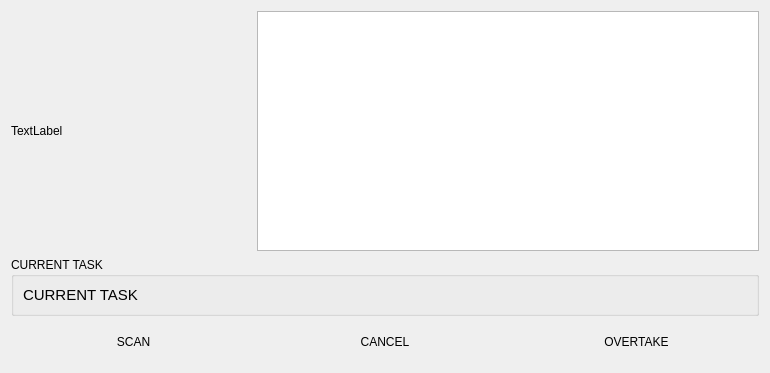
<?xml version="1.0" encoding="UTF-8"?>
<ui version="4.0">
 <class>BtDiscoverDialog</class>
 <widget class="QDialog" name="BtDiscoverDialog">
  <property name="geometry">
   <rect>
    <x>0</x>
    <y>0</y>
    <width>770</width>
    <height>373</height>
   </rect>
  </property>
  <property name="windowTitle">
   <string>Bluetooth Scanner</string>
  </property>
  <property name="windowIcon">
   <iconset resource="../res/Spx42ControlRes.qrc">
    <normaloff>:/scanner/bluetooth_black_normal</normaloff>:/scanner/bluetooth_black_normal</iconset>
  </property>
  <property name="modal">
   <bool>true</bool>
  </property>
  <layout class="QVBoxLayout" name="verticalLayout">
   <item>
    <layout class="QHBoxLayout" name="horizontalLayout_2">
     <item>
      <widget class="QLabel" name="processLabel">
       <property name="sizePolicy">
        <sizepolicy hsizetype="Fixed" vsizetype="Preferred">
         <horstretch>0</horstretch>
         <verstretch>0</verstretch>
        </sizepolicy>
       </property>
       <property name="minimumSize">
        <size>
         <width>240</width>
         <height>240</height>
        </size>
       </property>
       <property name="maximumSize">
        <size>
         <width>240</width>
         <height>240</height>
        </size>
       </property>
       <property name="text">
        <string>TextLabel</string>
       </property>
      </widget>
     </item>
     <item>
      <widget class="QListWidget" name="deviceList">
       <property name="sizePolicy">
        <sizepolicy hsizetype="Expanding" vsizetype="Expanding">
         <horstretch>0</horstretch>
         <verstretch>0</verstretch>
        </sizepolicy>
       </property>
      </widget>
     </item>
    </layout>
   </item>
   <item>
    <widget class="QGroupBox" name="groupBox">
     <property name="sizePolicy">
      <sizepolicy hsizetype="Expanding" vsizetype="Minimum">
       <horstretch>0</horstretch>
       <verstretch>0</verstretch>
      </sizepolicy>
     </property>
     <property name="maximumSize">
      <size>
       <width>16777215</width>
       <height>60</height>
      </size>
     </property>
     <property name="title">
      <string>CURRENT TASK</string>
     </property>
     <property name="flat">
      <bool>false</bool>
     </property>
     <layout class="QVBoxLayout" name="verticalLayout_2">
      <property name="topMargin">
       <number>4</number>
      </property>
      <property name="bottomMargin">
       <number>4</number>
      </property>
      <item>
       <widget class="QLabel" name="currentTaskLabel">
        <property name="sizePolicy">
         <sizepolicy hsizetype="Preferred" vsizetype="Expanding">
          <horstretch>0</horstretch>
          <verstretch>0</verstretch>
         </sizepolicy>
        </property>
        <property name="font">
         <font>
          <pointsize>11</pointsize>
         </font>
        </property>
        <property name="text">
         <string>CURRENT TASK</string>
        </property>
       </widget>
      </item>
     </layout>
    </widget>
   </item>
   <item>
    <layout class="QHBoxLayout" name="horizontalLayout">
     <item>
      <widget class="QPushButton" name="scanPushButton">
       <property name="minimumSize">
        <size>
         <width>0</width>
         <height>40</height>
        </size>
       </property>
       <property name="text">
        <string>SCAN</string>
       </property>
       <property name="flat">
        <bool>true</bool>
       </property>
      </widget>
     </item>
     <item>
      <widget class="QPushButton" name="cancelPushButton">
       <property name="minimumSize">
        <size>
         <width>0</width>
         <height>40</height>
        </size>
       </property>
       <property name="text">
        <string>CANCEL</string>
       </property>
       <property name="flat">
        <bool>true</bool>
       </property>
      </widget>
     </item>
     <item>
      <widget class="QPushButton" name="overTakePushButton">
       <property name="minimumSize">
        <size>
         <width>0</width>
         <height>40</height>
        </size>
       </property>
       <property name="text">
        <string>OVERTAKE</string>
       </property>
       <property name="default">
        <bool>true</bool>
       </property>
       <property name="flat">
        <bool>true</bool>
       </property>
      </widget>
     </item>
    </layout>
   </item>
  </layout>
 </widget>
 <resources>
  <include location="../res/Spx42ControlRes.qrc"/>
 </resources>
 <connections/>
</ui>
